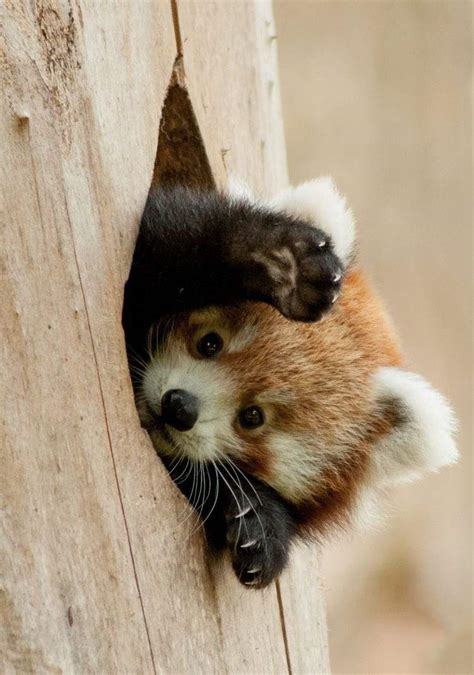
//> input picture CV_Tasks/Task_1/resources/test.png, 474 x 675 px
$ ./main   (built with g++ and OpenCV 4)
//> lines starting //> are read from the running program, lines starting //| are printed output that depends on the picture
#include <opencv2/opencv.hpp>

int main() {
	cv::Mat image = cv::imread("../../resources/test.png");
//> image is the input picture: 675 rows x 474 cols, CV_8UC3; mean B, G, R 127.6, 150.9, 168.8

	if (image.empty()) {
		std::cerr << "Couldn't open the image" << std::endl;
		return 1;
	}

	cv::resize(image, image, cv::Size(1000, 1000));
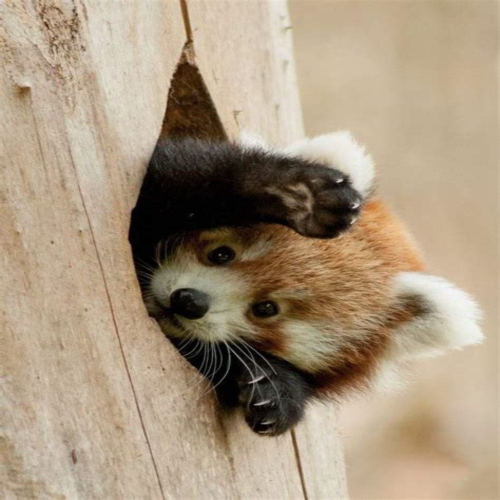
//> image: 1000 rows x 1000 cols, CV_8UC3 (shown at 1/2 size); mean B, G, R 127.5, 150.8, 168.6

	cv::flip(image, image, -1);
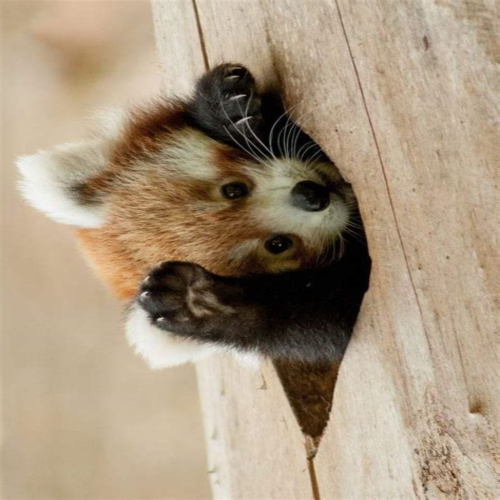
//> image: 1000 rows x 1000 cols, CV_8UC3 (shown at 1/2 size); mean B, G, R 127.5, 150.8, 168.6

	cv::Rect crop(0, 0, 900, 900);
	image = image(crop);
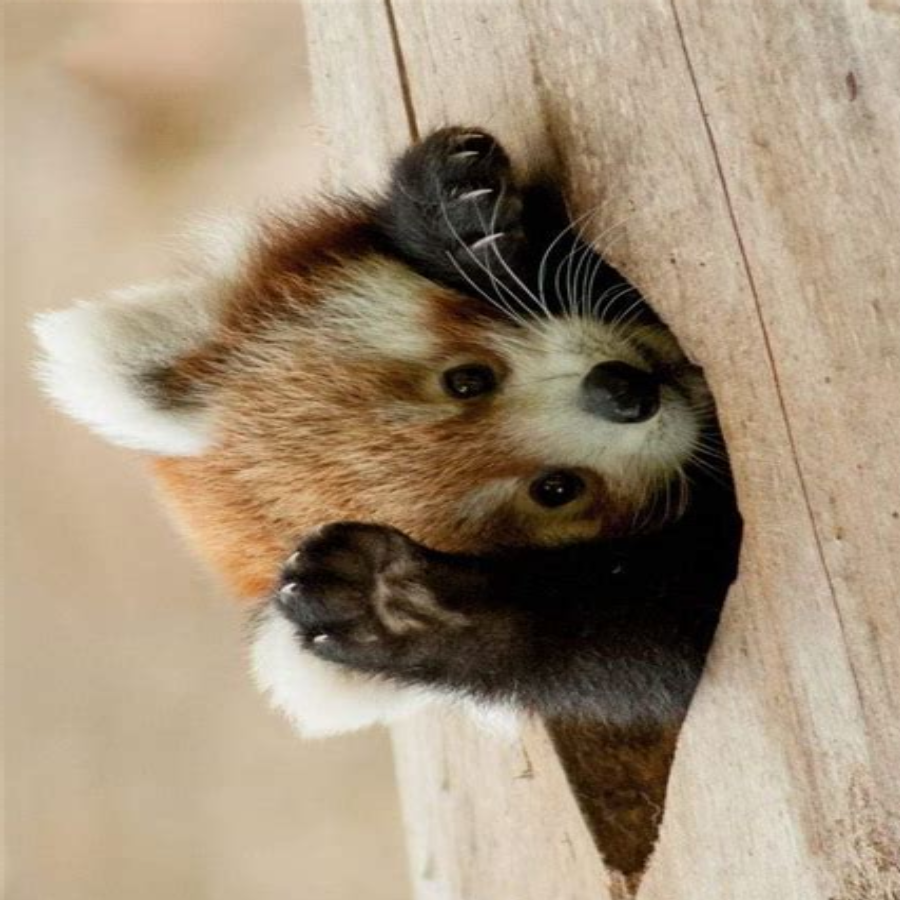
//> image: 900 rows x 900 cols, CV_8UC3; mean B, G, R 121.8, 144.8, 162.6

	cv::Point2f center(image.cols / 2, image.rows / 2);
//> center = Point(450, 450)
	cv::Mat rotate_matrix_45 = cv::getRotationMatrix2D(center, 45.0, 1.0);
	cv::warpAffine(image, image, rotate_matrix_45, image.size());
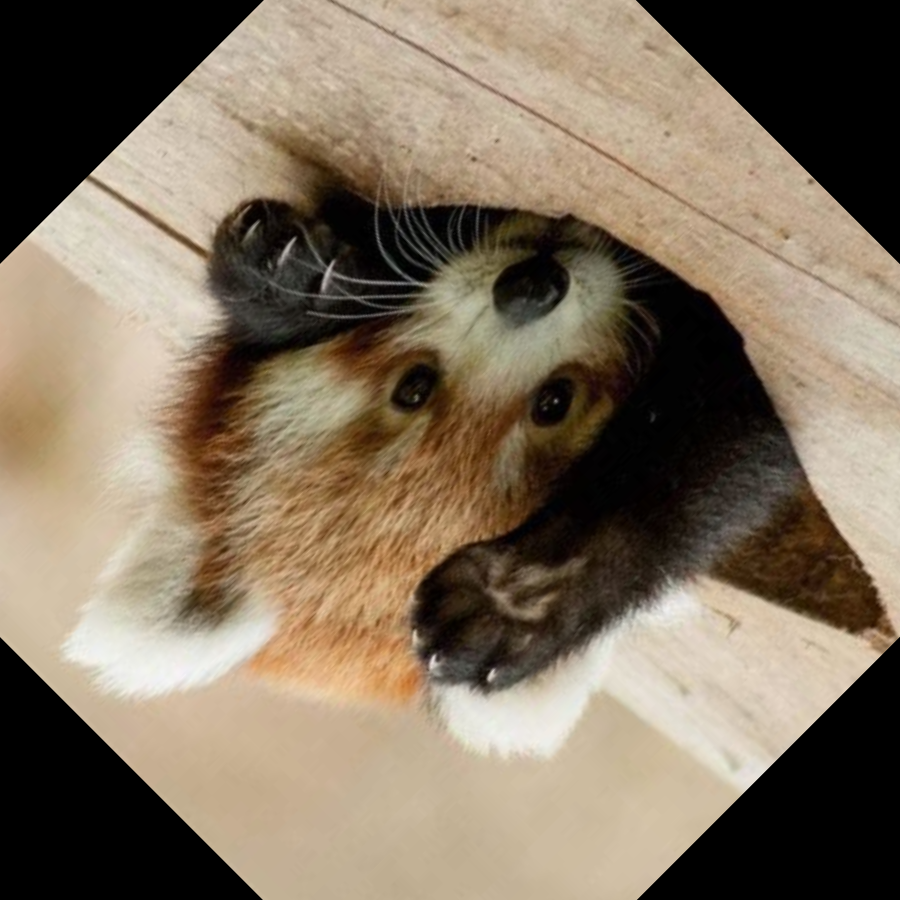
//> image: 900 rows x 900 cols, CV_8UC3; mean B, G, R 95.3, 114.1, 128.8

	cv::imshow("changed photo", image);
	cv::imwrite("new.png", image);

	cv::waitKey(0);
	cv::destroyAllWindows();
}
